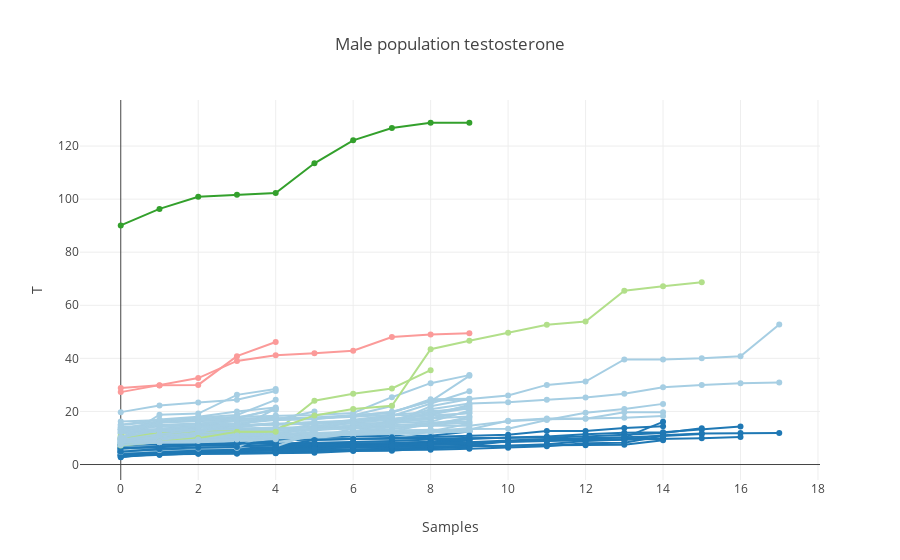

The code cell stored with this chart in its notebook:
### Code cell
plotData = []
lines = []
c = cl.scales['12']['qual']['Paired']
for i, test in enumerate(male_testosterones):
    plotData.append(go.Scatter(
    x= np.arange(len(test)),
    y= test.values,
    name = 'class {}'.format(model.labels_[i]),
    mode = 'lines+markers',
    marker = dict(color= c[model.labels_[i]]),
    showlegend = False))

layout = dict(title = 'Male population testosterone',
              xaxis = dict(title = 'Samples'),
              yaxis = dict(title = 'T'))

iplot(dict(data=plotData, layout=layout))

### Figure 1 — Plotly figure (JSON) as saved in the notebook; plotly's stock layout.template omitted (floating-point values rounded to 4 significant figures)
{"data": [{"marker": {"color": "rgb(31,120,180)"}, "mode": "lines+markers", "name": "class 1", "showlegend": false, "type": "scatter", "x": [0, 1, 2, 3, 4, 5, 6, 7, 8, 9], "y": [5.45, 5.58, 6.25, 6.31, 6.52, 7.04, 7.15, 7.34, 7.42, 7.72]}, {"marker": {"color": "rgb(166,206,227)"}, "mode": "lines+markers", "name": "class 0", "showlegend": false, "type": "scatter", "x": [0, 1, 2, 3, 4, 5, 6, 7, 8, 9], "y": [9.65, 9.89, 11.48, 12.27, 13.02, 13.41, 13.73, 15.74, 16.07, 20.33]}, {"marker": {"color": "rgb(31,120,180)"}, "mode": "lines+markers", "name": "class 1", "showlegend": false, "type": "scatter", "x": [0, 1, 2, 3, 4, 5, 6, 7, 8, 9], "y": [3.66, 3.85, 4.03, 4.15, 4.27, 4.44, 5.07, 5.2, 6.25, 6.28]}, {"marker": {"color": "rgb(31,120,180)"}, "mode": "lines+markers", "name": "class 1", "showlegend": false, "type": "scatter", "x": [0, 1, 2, 3, 4, 5, 6, 7, 8, 9], "y": [5.1, 5.34, 5.68, 6, 6.77, 7.51, 7.6, 7.71, 7.77, 7.77]}, {"marker": {"color": "rgb(31,120,180)"}, "mode": "lines+markers", "name": "class 1", "showlegend": false, "type": "scatter", "x": [0, 1, 2, 3, 4, 5, 6, 7, 8, 9], "y": [4.76, 5.09, 5.16, 5.69, 5.86, 5.91, 6.78, 7.51, 7.68, 9.17]}, {"marker": {"color": "rgb(31,120,180)"}, "mode": "lines+markers", "name": "class 1", "showlegend": false, "type": "scatter", "x": [0, 1, 2, 3, 4, 5, 6, 7, 8, 9], "y": [5.75, 6.2, 6.37, 8.6, 9.22, 9.96, 10.55, 10.82, 10.82, 12.41]}, {"marker": {"color": "rgb(31,120,180)"}, "mode": "lines+markers", "name": "class 1", "showlegend": false, "type": "scatter", "x": [0, 1, 2, 3, 4, 5, 6, 7, 8, 9], "y": [4.7, 5.21, 5.6, 6.21, 6.39, 6.97, 7.84, 8.07, 8.42, 9.24]}, {"marker": {"color": "rgb(166,206,227)"}, "mode": "lines+markers", "name": "class 0", "showlegend": false, "type": "scatter", "x": [0, 1, 2, 3, 4, 5, 6, 7, 8, 9], "y": [13.24, 13.39, 14.73, 15.38, 17.11, 17.33, 18.39, 19.89, 23.78, 33.42]}, {"marker": {"color": "rgb(166,206,227)"}, "mode": "lines+markers", "name": "class 0", "showlegend": false, "type": "scatter", "x": [0, 1, 2, 3, 4, 5, 6, 7, 8, 9], "y": [12.48, 14.88, 15.48, 16.3, 17.29, 17.74, 18.6, 19.51, 24.58, 24.77]}, {"marker": {"color": "rgb(166,206,227)"}, "mode": "lines+markers", "name": "class 0", "showlegend": false, "type": "scatter", "x": [0, 1, 2, 3, 4, 5, 6, 7, 8], "y": [10.14, 10.42, 10.61, 12.13, 12.95, 13.03, 13.83, 16.57, 17.63]}, {"marker": {"color": "rgb(31,120,180)"}, "mode": "lines+markers", "name": "class 1", "showlegend": false, "type": "scatter", "x": [0, 1, 2, 3, 4, 5, 6, 7, 8, 9], "y": [4.73, 5.79, 6.5, 6.8, 7.03, 7.04, 7.1, 7.95, 8.42, 9.45]}, {"marker": {"color": "rgb(51,160,44)"}, "mode": "lines+markers", "name": "class 3", "showlegend": false, "type": "scatter", "x": [0, 1, 2, 3, 4, 5, 6, 7, 8, 9], "y": [90.09, 96.31, 100.9, 101.7, 102.3, 113.5, 122.2, 126.8, 128.8, 128.8]}, {"marker": {"color": "rgb(166,206,227)"}, "mode": "lines+markers", "name": "class 0", "showlegend": false, "type": "scatter", "x": [0, 1, 2, 3, 4, 5, 6, 7, 8, 9], "y": [8.29, 8.36, 8.51, 8.55, 8.84, 9.71, 9.72, 9.84, 12.43, 13.77]}, {"marker": {"color": "rgb(166,206,227)"}, "mode": "lines+markers", "name": "class 0", "showlegend": false, "type": "scatter", "x": [0, 1, 2, 3, 4, 5, 6, 7, 8, 9], "y": [6.37, 8.7, 8.7, 9.18, 10, 13.39, 14.88, 15.15, 20.07, 21.04]}, {"marker": {"color": "rgb(166,206,227)"}, "mode": "lines+markers", "name": "class 0", "showlegend": false, "type": "scatter", "x": [0, 1, 2, 3, 4, 5, 6, 7, 8, 9], "y": [8.28, 8.46, 9.7, 9.94, 10.18, 11.24, 11.54, 12.27, 15.74, 16.19]}, {"marker": {"color": "rgb(166,206,227)"}, "mode": "lines+markers", "name": "class 0", "showlegend": false, "type": "scatter", "x": [0, 1, 2, 3, 4, 5, 6, 7, 8, 9], "y": [7.3, 7.51, 8.09, 8.52, 8.76, 11.1, 12.44, 12.82, 12.95, 13.05]}, {"marker": {"color": "rgb(178,223,138)"}, "mode": "lines+markers", "name": "class 2", "showlegend": false, "type": "scatter", "x": [0, 1, 2, 3, 4, 5, 6, 7, 8], "y": [7.73, 9.21, 9.72, 12.07, 12.46, 24.05, 26.66, 28.64, 35.54]}, {"marker": {"color": "rgb(31,120,180)"}, "mode": "lines+markers", "name": "class 1", "showlegend": false, "type": "scatter", "x": [0, 1, 2, 3, 4, 5, 6, 7, 8, 9], "y": [5.83, 6.31, 6.41, 7.38, 7.86, 7.91, 7.98, 8.13, 8.57, 10.26]}, {"marker": {"color": "rgb(251,154,153)"}, "mode": "lines+markers", "name": "class 4", "showlegend": false, "type": "scatter", "x": [0, 1, 2, 3, 4, 5, 6, 7, 8, 9], "y": [27.28, 29.81, 32.57, 39.04, 41.15, 41.9, 42.88, 48.01, 49, 49.45]}, {"marker": {"color": "rgb(31,120,180)"}, "mode": "lines+markers", "name": "class 1", "showlegend": false, "type": "scatter", "x": [0, 1, 2, 3, 4, 5, 6, 7, 8], "y": [5.46, 5.62, 5.75, 6.23, 6.26, 6.29, 6.51, 6.6, 6.94]}, {"marker": {"color": "rgb(166,206,227)"}, "mode": "lines+markers", "name": "class 0", "showlegend": false, "type": "scatter", "x": [0, 1, 2, 3, 4, 5, 6, 7, 8, 9], "y": [9.23, 9.41, 11.23, 11.36, 11.61, 13.41, 14.44, 14.84, 15.58, 17.16]}, {"marker": {"color": "rgb(166,206,227)"}, "mode": "lines+markers", "name": "class 0", "showlegend": false, "type": "scatter", "x": [0, 1, 2, 3, 4, 5, 6, 7, 8, 9], "y": [7.13, 8.02, 8.05, 8.91, 9.27, 9.82, 11.65, 12.44, 12.82, 12.85]}, {"marker": {"color": "rgb(166,206,227)"}, "mode": "lines+markers", "name": "class 0", "showlegend": false, "type": "scatter", "x": [0, 1, 2, 3, 4, 5, 6, 7], "y": [7.28, 8.6, 12.07, 13.56, 13.95, 13.99, 14.04, 14.76]}, {"marker": {"color": "rgb(31,120,180)"}, "mode": "lines+markers", "name": "class 1", "showlegend": false, "type": "scatter", "x": [0, 1, 2, 3, 4, 5, 6, 7, 8, 9], "y": [5.4, 5.56, 5.91, 6.06, 6.27, 6.53, 6.68, 7.36, 7.4, 7.53]}, {"marker": {"color": "rgb(166,206,227)"}, "mode": "lines+markers", "name": "class 0", "showlegend": false, "type": "scatter", "x": [0, 1, 2, 3], "y": [11.8, 12.67, 12.74, 14.62]}, {"marker": {"color": "rgb(166,206,227)"}, "mode": "lines+markers", "name": "class 0", "showlegend": false, "type": "scatter", "x": [0, 1, 2, 3, 4, 5, 6, 7, 8, 9], "y": [9.62, 12.14, 12.51, 12.81, 12.86, 14.44, 16.48, 16.64, 17.34, 18.14]}, {"marker": {"color": "rgb(166,206,227)"}, "mode": "lines+markers", "name": "class 0", "showlegend": false, "type": "scatter", "x": [0, 1, 2, 3, 4, 5, 6, 7, 8, 9], "y": [9.44, 10.43, 12.35, 13.2, 13.3, 14.11, 14.31, 15.48, 17.63, 19.64]}, {"marker": {"color": "rgb(166,206,227)"}, "mode": "lines+markers", "name": "class 0", "showlegend": false, "type": "scatter", "x": [0, 1, 2, 3, 4, 5, 6, 7, 8], "y": [14.18, 14.7, 15.34, 15.47, 16.77, 17.2, 17.84, 18.75, 19.82]}, {"marker": {"color": "rgb(166,206,227)"}, "mode": "lines+markers", "name": "class 0", "showlegend": false, "type": "scatter", "x": [0, 1, 2, 3, 4, 5, 6, 7, 8, 9], "y": [7.83, 8.29, 8.43, 10.12, 10.31, 10.41, 13.44, 14.27, 14.83, 15.72]}, {"marker": {"color": "rgb(166,206,227)"}, "mode": "lines+markers", "name": "class 0", "showlegend": false, "type": "scatter", "x": [0, 1, 2, 3, 4, 5, 6, 7, 8, 9], "y": [7.88, 9.08, 9.36, 11.39, 12.62, 15.3, 16.87, 18.53, 18.6, 22.53]}, {"marker": {"color": "rgb(166,206,227)"}, "mode": "lines+markers", "name": "class 0", "showlegend": false, "type": "scatter", "x": [0, 1, 2, 3, 4, 5, 6, 7, 8, 9], "y": [9.58, 9.9, 10.15, 10.17, 10.49, 11.1, 11.75, 11.85, 12.46, 15.48]}, {"marker": {"color": "rgb(166,206,227)"}, "mode": "lines+markers", "name": "class 0", "showlegend": false, "type": "scatter", "x": [0, 1, 2, 3, 4, 5, 6, 7], "y": [13.36, 16.13, 16.41, 16.72, 17.02, 17.07, 18.54, 22.06]}, {"marker": {"color": "rgb(166,206,227)"}, "mode": "lines+markers", "name": "class 0", "showlegend": false, "type": "scatter", "x": [0, 1, 2, 3, 4, 5, 6, 7, 8, 9], "y": [9.23, 12.69, 14.57, 14.66, 14.99, 15.47, 15.61, 17, 19.61, 21.94]}, {"marker": {"color": "rgb(166,206,227)"}, "mode": "lines+markers", "name": "class 0", "showlegend": false, "type": "scatter", "x": [0, 1, 2, 3, 4, 5, 6, 7, 8, 9], "y": [11.61, 12.49, 13.88, 14.49, 15.32, 16.05, 16.47, 16.89, 18.93, 21.3]}, {"marker": {"color": "rgb(166,206,227)"}, "mode": "lines+markers", "name": "class 0", "showlegend": false, "type": "scatter", "x": [0, 1, 2, 3, 4, 5, 6, 7, 8, 9], "y": [13.36, 15.91, 17.14, 17.27, 17.6, 17.63, 18.07, 19.7, 23.9, 24.61]}, {"marker": {"color": "rgb(166,206,227)"}, "mode": "lines+markers", "name": "class 0", "showlegend": false, "type": "scatter", "x": [0, 1, 2, 3, 4, 5, 6, 7, 8, 9], "y": [16.25, 16.67, 17.2, 18.03, 18.34, 18.67, 19.45, 25.37, 30.65, 33.69]}, {"marker": {"color": "rgb(166,206,227)"}, "mode": "lines+markers", "name": "class 0", "showlegend": false, "type": "scatter", "x": [0, 1, 2, 3, 4, 5], "y": [13, 14.57, 15.16, 16.44, 16.87, 19.94]}, {"marker": {"color": "rgb(166,206,227)"}, "mode": "lines+markers", "name": "class 0", "showlegend": false, "type": "scatter", "x": [0, 1, 2, 3, 4, 5, 6, 7, 8, 9], "y": [7.62, 8.89, 9.03, 10.61, 10.71, 11.06, 11.33, 11.47, 12.39, 13.09]}, {"marker": {"color": "rgb(166,206,227)"}, "mode": "lines+markers", "name": "class 0", "showlegend": false, "type": "scatter", "x": [0, 1, 2, 3, 4, 5, 6, 7, 8, 9], "y": [8.6, 9.08, 9.28, 9.56, 10.01, 10.78, 12.57, 13.36, 14.86, 17.92]}, {"marker": {"color": "rgb(166,206,227)"}, "mode": "lines+markers", "name": "class 0", "showlegend": false, "type": "scatter", "x": [0, 1, 2, 3, 4, 5, 6, 7, 8, 9], "y": [9.42, 13.54, 13.85, 14.49, 15.28, 15.28, 16.62, 18.27, 22.96, 27.6]}, {"marker": {"color": "rgb(166,206,227)"}, "mode": "lines+markers", "name": "class 0", "showlegend": false, "type": "scatter", "x": [0, 1, 2, 3, 4, 5, 6, 7, 8], "y": [8.56, 9.21, 11.1, 11.51, 11.59, 11.8, 12.15, 16.62, 16.84]}, {"marker": {"color": "rgb(166,206,227)"}, "mode": "lines+markers", "name": "class 0", "showlegend": false, "type": "scatter", "x": [0, 1, 2, 3, 4, 5, 6, 7, 8, 9], "y": [13.1, 14.28, 14.79, 15.06, 15.07, 15.95, 16.44, 17.22, 18.45, 19.3]}, {"marker": {"color": "rgb(166,206,227)"}, "mode": "lines+markers", "name": "class 0", "showlegend": false, "type": "scatter", "x": [0, 1, 2, 3, 4, 5, 6, 7, 8, 9], "y": [9.14, 9.86, 10.15, 10.78, 10.86, 10.97, 11.39, 11.72, 12.01, 12.39]}, {"marker": {"color": "rgb(31,120,180)"}, "mode": "lines+markers", "name": "class 1", "showlegend": false, "type": "scatter", "x": [0, 1, 2, 3, 4, 5, 6, 7, 8, 9, 10, 11, 12, 13, 14, 15, 16], "y": [7.13, 7.15, 7.24, 7.32, 7.79, 8.09, 8.43, 8.9, 9.42, 9.66, 10.2, 10.57, 11.36, 11.93, 12.14, 13.15, 14.31]}, {"marker": {"color": "rgb(31,120,180)"}, "mode": "lines+markers", "name": "class 1", "showlegend": false, "type": "scatter", "x": [0, 1, 2, 3, 4, 5, 6, 7, 8, 9, 10, 11, 12, 13, 14, 15], "y": [7.3, 7.76, 8.04, 8.88, 9.14, 9.49, 9.6, 9.69, 9.76, 9.84, 9.86, 10.2, 10.57, 11.19, 11.87, 13.67]}, {"marker": {"color": "rgb(166,206,227)"}, "mode": "lines+markers", "name": "class 0", "showlegend": false, "type": "scatter", "x": [0, 1, 2, 3, 4, 5, 6, 7, 8], "y": [10.46, 10.79, 11.24, 11.36, 12.59, 12.92, 13.53, 16.53, 17.85]}, {"marker": {"color": "rgb(166,206,227)"}, "mode": "lines+markers", "name": "class 0", "showlegend": false, "type": "scatter", "x": [0, 1, 2, 3, 4], "y": [9.59, 18.79, 19.19, 26.25, 28.5]}, {"marker": {"color": "rgb(166,206,227)"}, "mode": "lines+markers", "name": "class 0", "showlegend": false, "type": "scatter", "x": [0, 1, 2, 3, 4, 5, 6, 7, 8, 9, 10, 11, 12, 13, 14, 15, 16, 17], "y": [7.22, 7.95, 8.79, 9.8, 10.99, 10.99, 11.55, 16.53, 20.83, 22.97, 23.44, 24.43, 25.26, 26.66, 29.09, 30, 30.62, 30.94]}, {"marker": {"color": "rgb(31,120,180)"}, "mode": "lines+markers", "name": "class 1", "showlegend": false, "type": "scatter", "x": [0, 1, 2, 3, 4, 5, 6, 7, 8, 9, 10, 11, 12, 13, 14], "y": [4.71, 4.89, 5.04, 5.45, 5.95, 6.12, 7, 7.93, 8.22, 8.36, 9.01, 9.66, 9.69, 10.15, 16.07]}, {"marker": {"color": "rgb(166,206,227)"}, "mode": "lines+markers", "name": "class 0", "showlegend": false, "type": "scatter", "x": [0, 1, 2, 3, 4, 5, 6, 7, 8, 9, 10, 11, 12, 13, 14], "y": [8.97, 9.84, 10.36, 11.4, 11.48, 11.76, 11.93, 12.29, 12.46, 13.37, 13.46, 16.79, 19.48, 20.94, 22.85]}, {"marker": {"color": "rgb(178,223,138)"}, "mode": "lines+markers", "name": "class 2", "showlegend": false, "type": "scatter", "x": [0, 1, 2, 3, 4, 5, 6, 7, 8, 9, 10, 11, 12, 13, 14, 15], "y": [9.94, 11.71, 11.84, 12.72, 13.32, 18.51, 20.94, 22.15, 43.43, 46.67, 49.64, 52.66, 53.89, 65.51, 67.21, 68.66]}, {"marker": {"color": "rgb(31,120,180)"}, "mode": "lines+markers", "name": "class 1", "showlegend": false, "type": "scatter", "x": [0, 1, 2, 3, 4, 5, 6, 7, 8], "y": [2.74, 4.5, 4.8, 5.11, 5.62, 5.76, 7.26, 7.61, 8.39]}, {"marker": {"color": "rgb(166,206,227)"}, "mode": "lines+markers", "name": "class 0", "showlegend": false, "type": "scatter", "x": [0, 1, 2, 3, 4, 5, 6, 7], "y": [5.98, 6.83, 8.74, 9.13, 9.94, 12.52, 16.44, 17.85]}, {"marker": {"color": "rgb(166,206,227)"}, "mode": "lines+markers", "name": "class 0", "showlegend": false, "type": "scatter", "x": [0, 1, 2, 3, 4, 5, 6, 7, 8, 9, 10, 11, 12, 13, 14, 15, 16, 17], "y": [12.04, 12.59, 12.77, 13.42, 13.58, 14.24, 15.54, 15.6, 21.93, 24.68, 25.98, 30, 31.26, 39.59, 39.59, 40, 40.83, 52.79]}, {"marker": {"color": "rgb(166,206,227)"}, "mode": "lines+markers", "name": "class 0", "showlegend": false, "type": "scatter", "x": [0, 1, 2, 3, 4], "y": [3.44, 10.79, 13.05, 13.95, 15.46]}, {"marker": {"color": "rgb(31,120,180)"}, "mode": "lines+markers", "name": "class 1", "showlegend": false, "type": "scatter", "x": [0, 1, 2, 3, 4, 5, 6, 7, 8, 9, 10, 11, 12, 13, 14, 15], "y": [2.86, 3.95, 4.61, 4.62, 4.65, 4.97, 5.41, 5.46, 5.54, 5.91, 6.29, 6.88, 8.05, 8.18, 10.79, 11.48]}, {"marker": {"color": "rgb(166,206,227)"}, "mode": "lines+markers", "name": "class 0", "showlegend": false, "type": "scatter", "x": [0, 1, 2, 3, 4, 5, 6, 7], "y": [8.01, 8.58, 9.2, 9.25, 10.15, 10.99, 12.27, 14.17]}, {"marker": {"color": "rgb(166,206,227)"}, "mode": "lines+markers", "name": "class 0", "showlegend": false, "type": "scatter", "x": [0, 1, 2, 3, 4, 5, 6, 7], "y": [5.39, 5.81, 6.29, 6.71, 8.39, 10.57, 11.54, 11.65]}, {"marker": {"color": "rgb(31,120,180)"}, "mode": "lines+markers", "name": "class 1", "showlegend": false, "type": "scatter", "x": [0, 1, 2, 3, 4, 5, 6, 7, 8, 9, 10, 11, 12, 13, 14, 15, 16, 17], "y": [3.54, 4.8, 4.89, 4.99, 5.37, 5.54, 5.55, 6.07, 6.32, 6.97, 7.04, 7.65, 8.9, 9.44, 11.07, 11.65, 11.84, 11.84]}, {"marker": {"color": "rgb(31,120,180)"}, "mode": "lines+markers", "name": "class 1", "showlegend": false, "type": "scatter", "x": [0, 1, 2, 3, 4, 5, 6, 7, 8, 9, 10, 11, 12, 13, 14, 15, 16], "y": [3.62, 3.68, 4.27, 4.53, 4.69, 5.39, 5.68, 6.24, 6.27, 7.21, 8.74, 9.13, 9.44, 9.44, 9.59, 9.94, 10.41]}, {"marker": {"color": "rgb(166,206,227)"}, "mode": "lines+markers", "name": "class 0", "showlegend": false, "type": "scatter", "x": [0, 1, 2, 3, 4, 5, 6, 7, 8, 9, 10, 11, 12, 13, 14], "y": [7.53, 8.13, 8.2, 9.25, 11.85, 13.6, 13.74, 14.17, 14.65, 14.65, 16.28, 17.05, 17.22, 19.68, 19.68]}, {"marker": {"color": "rgb(31,120,180)"}, "mode": "lines+markers", "name": "class 1", "showlegend": false, "type": "scatter", "x": [0, 1, 2, 3, 4, 5, 6, 7, 8, 9, 10, 11, 12, 13, 14], "y": [4.63, 5.2, 6.05, 6.07, 6.88, 9.2, 9.61, 10.25, 10.41, 10.9, 11.21, 12.59, 12.59, 13.74, 14.46]}, {"marker": {"color": "rgb(31,120,180)"}, "mode": "lines+markers", "name": "class 1", "showlegend": false, "type": "scatter", "x": [0, 1, 2, 3, 4, 5, 6, 7, 8, 9, 10, 11, 12, 13, 14], "y": [6.43, 7.24, 7.28, 7.49, 7.49, 7.57, 7.77, 7.81, 8.07, 8.18, 8.45, 8.9, 9.05, 9.42, 9.82]}, {"marker": {"color": "rgb(31,120,180)"}, "mode": "lines+markers", "name": "class 1", "showlegend": false, "type": "scatter", "x": [0, 1, 2, 3, 4, 5, 6, 7, 8, 9, 10, 11, 12, 13, 14], "y": [3.43, 5.38, 5.71, 5.85, 5.99, 6.08, 6.32, 6.74, 6.8, 6.83, 7.03, 7.26, 7.26, 7.43, 9.18]}, {"marker": {"color": "rgb(166,206,227)"}, "mode": "lines+markers", "name": "class 0", "showlegend": false, "type": "scatter", "x": [0, 1, 2, 3, 4, 5, 6, 7, 8, 9, 10, 11, 12, 13, 14], "y": [5.63, 5.91, 6.32, 6.8, 6.83, 11.84, 12.3, 12.69, 13.12, 13.22, 16.53, 17.31, 17.31, 17.67, 18.32]}, {"marker": {"color": "rgb(31,120,180)"}, "mode": "lines+markers", "name": "class 1", "showlegend": false, "type": "scatter", "x": [0, 1, 2, 3, 4, 5, 6, 7, 8, 9, 10, 11, 12, 13, 14], "y": [4.46, 4.94, 5.18, 5.41, 5.58, 5.81, 6.87, 7.03, 7.61, 7.81, 8.74, 8.97, 10.04, 10.25, 10.79]}, {"marker": {"color": "rgb(31,120,180)"}, "mode": "lines+markers", "name": "class 1", "showlegend": false, "type": "scatter", "x": [0, 1, 2, 3, 4], "y": [6.16, 6.38, 6.86, 7.12, 7.12]}, {"marker": {"color": "rgb(31,120,180)"}, "mode": "lines+markers", "name": "class 1", "showlegend": false, "type": "scatter", "x": [0, 1, 2, 3, 4], "y": [4.42, 4.66, 5.5, 5.5, 6.18]}, {"marker": {"color": "rgb(31,120,180)"}, "mode": "lines+markers", "name": "class 1", "showlegend": false, "type": "scatter", "x": [0, 1, 2, 3, 4], "y": [5.18, 5.2, 6.02, 6.18, 6.32]}, {"marker": {"color": "rgb(166,206,227)"}, "mode": "lines+markers", "name": "class 0", "showlegend": false, "type": "scatter", "x": [0, 1, 2, 3, 4], "y": [14.06, 14.54, 15.26, 17.22, 21.15]}, {"marker": {"color": "rgb(31,120,180)"}, "mode": "lines+markers", "name": "class 1", "showlegend": false, "type": "scatter", "x": [0, 1, 2, 3, 4], "y": [5.38, 5.93, 5.93, 6.12, 6.13]}, {"marker": {"color": "rgb(166,206,227)"}, "mode": "lines+markers", "name": "class 0", "showlegend": false, "type": "scatter", "x": [0, 1, 2, 3, 4], "y": [6.45, 7.55, 7.87, 8.67, 10.53]}, {"marker": {"color": "rgb(166,206,227)"}, "mode": "lines+markers", "name": "class 0", "showlegend": false, "type": "scatter", "x": [0, 1, 2, 3, 4], "y": [8.52, 11.2, 11.94, 12.82, 13.15]}, {"marker": {"color": "rgb(166,206,227)"}, "mode": "lines+markers", "name": "class 0", "showlegend": false, "type": "scatter", "x": [0, 1, 2, 3, 4], "y": [19.74, 22.21, 23.38, 24.43, 27.7]}, {"marker": {"color": "rgb(31,120,180)"}, "mode": "lines+markers", "name": "class 1", "showlegend": false, "type": "scatter", "x": [0, 1, 2, 3, 4], "y": [3.68, 4.2, 4.57, 4.92, 6.37]}, {"marker": {"color": "rgb(31,120,180)"}, "mode": "lines+markers", "name": "class 1", "showlegend": false, "type": "scatter", "x": [0, 1, 2, 3, 4], "y": [3.11, 3.72, 4.14, 4.2, 4.3]}, {"marker": {"color": "rgb(166,206,227)"}, "mode": "lines+markers", "name": "class 0", "showlegend": false, "type": "scatter", "x": [0, 1, 2, 3, 4], "y": [6.9, 7.57, 8.44, 8.71, 12.36]}, {"marker": {"color": "rgb(178,223,138)"}, "mode": "lines+markers", "name": "class 2", "showlegend": false, "type": "scatter", "x": [0, 1, 2, 3, 4], "y": [10.11, 10.9, 12.24, 12.3, 12.36]}, {"marker": {"color": "rgb(166,206,227)"}, "mode": "lines+markers", "name": "class 0", "showlegend": false, "type": "scatter", "x": [0, 1, 2, 3, 4], "y": [6.75, 8.67, 8.97, 10.08, 10.29]}, {"marker": {"color": "rgb(166,206,227)"}, "mode": "lines+markers", "name": "class 0", "showlegend": false, "type": "scatter", "x": [0, 1, 2, 3, 4], "y": [7.25, 7.78, 7.84, 8.26, 9.7]}, {"marker": {"color": "rgb(166,206,227)"}, "mode": "lines+markers", "name": "class 0", "showlegend": false, "type": "scatter", "x": [0, 1, 2, 3, 4], "y": [6.23, 7.75, 8.18, 9.56, 10.57]}, {"marker": {"color": "rgb(178,223,138)"}, "mode": "lines+markers", "name": "class 2", "showlegend": false, "type": "scatter", "x": [0, 1, 2, 3], "y": [10.83, 11.65, 12.56, 13.22]}, {"marker": {"color": "rgb(31,120,180)"}, "mode": "lines+markers", "name": "class 1", "showlegend": false, "type": "scatter", "x": [0, 1, 2, 3, 4], "y": [6.45, 6.5, 6.98, 8.15, 8.41]}, {"marker": {"color": "rgb(31,120,180)"}, "mode": "lines+markers", "name": "class 1", "showlegend": false, "type": "scatter", "x": [0, 1, 2, 3, 4], "y": [5.68, 6.9, 6.9, 7.23, 9.06]}, {"marker": {"color": "rgb(166,206,227)"}, "mode": "lines+markers", "name": "class 0", "showlegend": false, "type": "scatter", "x": [0, 1, 2, 3, 4], "y": [8.7, 9.01, 9.27, 10.09, 11.54]}, {"marker": {"color": "rgb(251,154,153)"}, "mode": "lines+markers", "name": "class 4", "showlegend": false, "type": "scatter", "x": [0, 1, 2, 3, 4], "y": [28.79, 29.85, 30, 40.83, 46.19]}, {"marker": {"color": "rgb(166,206,227)"}, "mode": "lines+markers", "name": "class 0", "showlegend": false, "type": "scatter", "x": [0, 1, 2, 3, 4], "y": [14.91, 16.19, 16.36, 17.05, 17.83]}, {"marker": {"color": "rgb(166,206,227)"}, "mode": "lines+markers", "name": "class 0", "showlegend": false, "type": "scatter", "x": [0, 1, 2, 3, 4], "y": [4.73, 5.5, 6.05, 6.34, 8.19]}, {"marker": {"color": "rgb(31,120,180)"}, "mode": "lines+markers", "name": "class 1", "showlegend": false, "type": "scatter", "x": [0, 1, 2, 3, 4], "y": [6.11, 6.27, 6.83, 6.87, 7.43]}, {"marker": {"color": "rgb(31,120,180)"}, "mode": "lines+markers", "name": "class 1", "showlegend": false, "type": "scatter", "x": [0, 1, 2, 3, 4], "y": [7.49, 7.57, 7.6, 8.02, 8.05]}, {"marker": {"color": "rgb(166,206,227)"}, "mode": "lines+markers", "name": "class 0", "showlegend": false, "type": "scatter", "x": [0, 1, 2, 3, 4], "y": [8.41, 10.85, 11.93, 12.48, 12.52]}, {"marker": {"color": "rgb(166,206,227)"}, "mode": "lines+markers", "name": "class 0", "showlegend": false, "type": "scatter", "x": [0, 1, 2, 3, 4], "y": [7.45, 8.26, 8.51, 9.81, 11.79]}, {"marker": {"color": "rgb(166,206,227)"}, "mode": "lines+markers", "name": "class 0", "showlegend": false, "type": "scatter", "x": [0, 1, 2, 3, 4], "y": [9.59, 15.74, 16.44, 17.76, 20.51]}, {"marker": {"color": "rgb(31,120,180)"}, "mode": "lines+markers", "name": "class 1", "showlegend": false, "type": "scatter", "x": [0, 1, 2, 3, 4], "y": [5.14, 5.74, 6.23, 6.85, 7.37]}, {"marker": {"color": "rgb(166,206,227)"}, "mode": "lines+markers", "name": "class 0", "showlegend": false, "type": "scatter", "x": [0, 1, 2, 3, 4], "y": [5.31, 6.16, 6.41, 6.43, 13.04]}, {"marker": {"color": "rgb(166,206,227)"}, "mode": "lines+markers", "name": "class 0", "showlegend": false, "type": "scatter", "x": [0, 1, 2, 3, 4], "y": [10.08, 16.38, 17.76, 18.65, 24.36]}, {"marker": {"color": "rgb(31,120,180)"}, "mode": "lines+markers", "name": "class 1", "showlegend": false, "type": "scatter", "x": [0, 1, 2, 3], "y": [4.8, 5.98, 6.45, 6.59]}, {"marker": {"color": "rgb(31,120,180)"}, "mode": "lines+markers", "name": "class 1", "showlegend": false, "type": "scatter", "x": [0, 1, 2, 3, 4], "y": [6.12, 6.48, 7.33, 7.93, 8.28]}, {"marker": {"color": "rgb(166,206,227)"}, "mode": "lines+markers", "name": "class 0", "showlegend": false, "type": "scatter", "x": [0, 1, 2, 3, 4], "y": [10.2, 12.95, 13.12, 14.69, 18.41]}, {"marker": {"color": "rgb(166,206,227)"}, "mode": "lines+markers", "name": "class 0", "showlegend": false, "type": "scatter", "x": [0, 1, 2, 3, 4], "y": [9.33, 11.39, 12.98, 13.42, 21.04]}, {"marker": {"color": "rgb(166,206,227)"}, "mode": "lines+markers", "name": "class 0", "showlegend": false, "type": "scatter", "x": [0, 1, 2, 3], "y": [9.59, 9.75, 11.96, 15.54]}, {"marker": {"color": "rgb(166,206,227)"}, "mode": "lines+markers", "name": "class 0", "showlegend": false, "type": "scatter", "x": [0, 1, 2, 3, 4], "y": [8.2, 8.9, 10.69, 10.73, 11.07]}, {"marker": {"color": "rgb(178,223,138)"}, "mode": "lines+markers", "name": "class 2", "showlegend": false, "type": "scatter", "x": [0, 1, 2, 3, 4], "y": [7.16, 8.57, 9.95, 12.33, 12.38]}, {"marker": {"color": "rgb(166,206,227)"}, "mode": "lines+markers", "name": "class 0", "showlegend": false, "type": "scatter", "x": [0, 1, 2, 3], "y": [8.35, 8.56, 8.85, 10.95]}, {"marker": {"color": "rgb(166,206,227)"}, "mode": "lines+markers", "name": "class 0", "showlegend": false, "type": "scatter", "x": [0, 1, 2, 3, 4], "y": [12.27, 13.32, 14.41, 14.57, 15.62]}, {"marker": {"color": "rgb(166,206,227)"}, "mode": "lines+markers", "name": "class 0", "showlegend": false, "type": "scatter", "x": [0, 1, 2, 3, 4], "y": [15.03, 16.96, 18.04, 19.94, 21.48]}, {"marker": {"color": "rgb(166,206,227)"}, "mode": "lines+markers", "name": "class 0", "showlegend": false, "type": "scatter", "x": [0, 1, 2, 3, 4], "y": [7.35, 8.41, 9.39, 9.4, 9.55]}], "layout": {"title": "Male population testosterone", "xaxis": {"title": "Samples"}, "yaxis": {"title": "T"}}}
